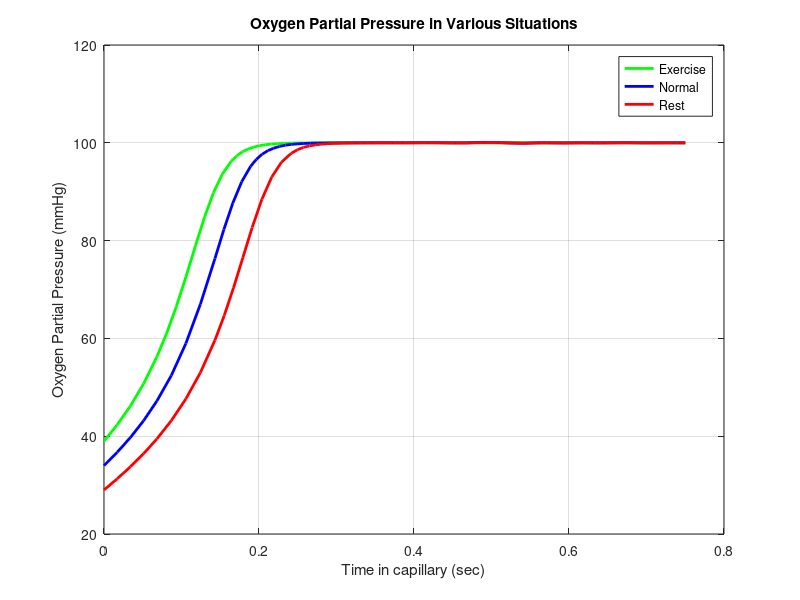

MATLAB code for this plot:
% Figure 5
% Define the function inline for partial pressure (given) 

f = @(t, p) (0.008889 * (100 - p)) ./ (0.00003 + (14636.7 * (p.^2 + 50) ./ ((p.^3 + 150 * p + 23400).^2))); 

 

% Initial condition and time vector 

p0 = 39; % Initial oxygen partial pressure (mmHg) 

tspan = [0 0.75]; % Time span (seconds) 

 

% Solve differential equations for different situations 

[t_exercise, p_exercise] = ode45(f, tspan, p0); 

[t_normal, p_normal] = ode45(f, tspan, p0 - 5); % Slightly lower initial pressure for normal 

[t_rest, p_rest] = ode45(f, tspan, p0 - 10); % Lower initial pressure for rest 

 

% Plot 

figure; 

plot(t_exercise, p_exercise, 'g-', 'LineWidth', 2); hold on; 

plot(t_normal, p_normal, 'b-', 'LineWidth', 2); 

plot(t_rest, p_rest, 'r-', 'LineWidth', 2); 

grid on; 

xlabel('Time in capillary (sec)'); 

ylabel('Oxygen Partial Pressure (mmHg)'); 

legend('Exercise', 'Normal', 'Rest'); 

title('Oxygen Partial Pressure in Various Situations'); 